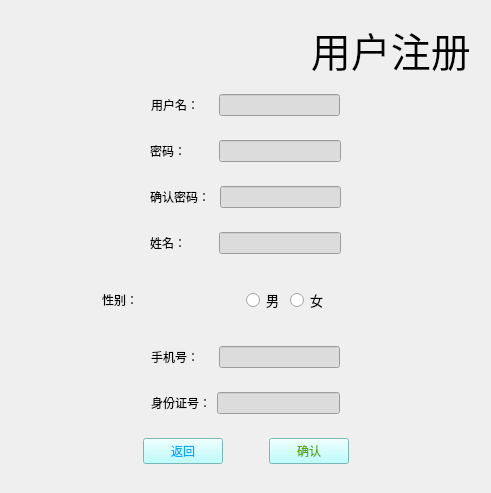
   <widget class="QWidget" name="page_2">
    <layout class="QVBoxLayout" name="verticalLayout_3">
     <item>
      <widget class="QWidget" name="widget_13" native="true">
       <layout class="QVBoxLayout" name="verticalLayout_2">
        <item>
         <widget class="QLabel" name="label_11">
          <property name="font">
           <font>
            <family>华文琥珀</family>
            <pointsize>30</pointsize>
            <weight>50</weight>
            <bold>false</bold>
           </font>
          </property>
          <property name="text">
           <string>                            用户注册</string>
          </property>
         </widget>
        </item>
        <item>
         <widget class="QWidget" name="widget_4" native="true">
          <layout class="QHBoxLayout" name="horizontalLayout_4">
           <item>
            <spacer name="horizontalSpacer_22">
             <property name="orientation">
              <enum>Qt::Horizontal</enum>
             </property>
             <property name="sizeHint" stdset="0">
              <size>
               <width>40</width>
               <height>20</height>
              </size>
             </property>
            </spacer>
           </item>
           <item>
            <widget class="QLabel" name="label_4">
             <property name="styleSheet">
              <string notr="true">font: 10pt &quot;微软雅黑&quot;;</string>
             </property>
             <property name="text">
              <string>用户名：    </string>
             </property>
            </widget>
           </item>
           <item>
            <widget class="QLineEdit" name="L_p2_u">
             <property name="styleSheet">
              <string notr="true">background-color: rgb(220, 220, 220);
font: 10pt &quot;微软雅黑&quot;;</string>
             </property>
            </widget>
           </item>
           <item>
            <spacer name="horizontalSpacer_23">
             <property name="orientation">
              <enum>Qt::Horizontal</enum>
             </property>
             <property name="sizeHint" stdset="0">
              <size>
               <width>40</width>
               <height>20</height>
              </size>
             </property>
            </spacer>
           </item>
          </layout>
         </widget>
        </item>
        <item>
         <widget class="QWidget" name="widget_5" native="true">
          <layout class="QHBoxLayout" name="horizontalLayout_5">
           <item>
            <spacer name="horizontalSpacer_20">
             <property name="orientation">
              <enum>Qt::Horizontal</enum>
             </property>
             <property name="sizeHint" stdset="0">
              <size>
               <width>40</width>
               <height>20</height>
              </size>
             </property>
            </spacer>
           </item>
           <item>
            <widget class="QLabel" name="label_5">
             <property name="styleSheet">
              <string notr="true">font: 10pt &quot;微软雅黑&quot;;</string>
             </property>
             <property name="text">
              <string>密码：        </string>
             </property>
            </widget>
           </item>
           <item>
            <widget class="QLineEdit" name="L_p2_p">
             <property name="styleSheet">
              <string notr="true">background-color: rgb(220, 220, 220);
font: 10pt &quot;微软雅黑&quot;;</string>
             </property>
             <property name="echoMode">
              <enum>QLineEdit::Password</enum>
             </property>
            </widget>
           </item>
           <item>
            <spacer name="horizontalSpacer_21">
             <property name="orientation">
              <enum>Qt::Horizontal</enum>
             </property>
             <property name="sizeHint" stdset="0">
              <size>
               <width>40</width>
               <height>20</height>
              </size>
             </property>
            </spacer>
           </item>
          </layout>
         </widget>
        </item>
        <item>
         <widget class="QWidget" name="widget_6" native="true">
          <layout class="QHBoxLayout" name="horizontalLayout_6">
           <item>
            <spacer name="horizontalSpacer_18">
             <property name="orientation">
              <enum>Qt::Horizontal</enum>
             </property>
             <property name="sizeHint" stdset="0">
              <size>
               <width>40</width>
               <height>20</height>
              </size>
             </property>
            </spacer>
           </item>
           <item>
            <widget class="QLabel" name="label_6">
             <property name="styleSheet">
              <string notr="true">font: 10pt &quot;微软雅黑&quot;;</string>
             </property>
             <property name="text">
              <string>确认密码： </string>
             </property>
            </widget>
           </item>
           <item>
            <widget class="QLineEdit" name="L_p2_pp">
             <property name="styleSheet">
              <string notr="true">background-color: rgb(220, 220, 220);
font: 10pt &quot;微软雅黑&quot;;</string>
             </property>
             <property name="echoMode">
              <enum>QLineEdit::Password</enum>
             </property>
            </widget>
           </item>
           <item>
            <spacer name="horizontalSpacer_19">
             <property name="orientation">
              <enum>Qt::Horizontal</enum>
             </property>
             <property name="sizeHint" stdset="0">
              <size>
               <width>40</width>
               <height>20</height>
              </size>
             </property>
            </spacer>
           </item>
          </layout>
         </widget>
        </item>
        <item>
         <widget class="QWidget" name="widget_7" native="true">
          <layout class="QHBoxLayout" name="horizontalLayout_7">
           <item>
            <spacer name="horizontalSpacer_16">
             <property name="orientation">
              <enum>Qt::Horizontal</enum>
             </property>
             <property name="sizeHint" stdset="0">
              <size>
               <width>40</width>
               <height>20</height>
              </size>
             </property>
            </spacer>
           </item>
           <item>
            <widget class="QLabel" name="label_8">
             <property name="styleSheet">
              <string notr="true">font: 10pt &quot;微软雅黑&quot;;</string>
             </property>
             <property name="text">
              <string>姓名：        </string>
             </property>
            </widget>
           </item>
           <item>
            <widget class="QLineEdit" name="L_p2_n">
             <property name="styleSheet">
              <string notr="true">background-color: rgb(220, 220, 220);
font: 10pt &quot;微软雅黑&quot;;</string>
             </property>
            </widget>
           </item>
           <item>
            <spacer name="horizontalSpacer_17">
             <property name="orientation">
              <enum>Qt::Horizontal</enum>
             </property>
             <property name="sizeHint" stdset="0">
              <size>
               <width>40</width>
               <height>20</height>
              </size>
             </property>
            </spacer>
           </item>
          </layout>
         </widget>
        </item>
        <item>
         <widget class="QWidget" name="widget_9" native="true">
          <layout class="QHBoxLayout" name="horizontalLayout_9">
           <item>
            <spacer name="horizontalSpacer_14">
             <property name="orientation">
              <enum>Qt::Horizontal</enum>
             </property>
             <property name="sizeHint" stdset="0">
              <size>
               <width>40</width>
               <height>20</height>
              </size>
             </property>
            </spacer>
           </item>
           <item>
            <widget class="QLabel" name="label_7">
             <property name="styleSheet">
              <string notr="true">font: 10pt &quot;微软雅黑&quot;;</string>
             </property>
             <property name="text">
              <string>性别：</string>
             </property>
            </widget>
           </item>
           <item>
            <spacer name="horizontalSpacer_49">
             <property name="orientation">
              <enum>Qt::Horizontal</enum>
             </property>
             <property name="sizeType">
              <enum>QSizePolicy::Fixed</enum>
             </property>
             <property name="sizeHint" stdset="0">
              <size>
               <width>40</width>
               <height>20</height>
              </size>
             </property>
            </spacer>
           </item>
           <item>
            <widget class="QLabel" name="label_12">
             <property name="text">
              <string/>
             </property>
            </widget>
           </item>
           <item>
            <spacer name="horizontalSpacer_47">
             <property name="orientation">
              <enum>Qt::Horizontal</enum>
             </property>
             <property name="sizeType">
              <enum>QSizePolicy::Fixed</enum>
             </property>
             <property name="sizeHint" stdset="0">
              <size>
               <width>40</width>
               <height>20</height>
              </size>
             </property>
            </spacer>
           </item>
           <item>
            <widget class="QWidget" name="widget_8" native="true">
             <layout class="QHBoxLayout" name="horizontalLayout_8">
              <item>
               <widget class="QRadioButton" name="rPtn_p2_m">
                <property name="font">
                 <font>
                  <family>微软雅黑</family>
                  <pointsize>10</pointsize>
                 </font>
                </property>
                <property name="text">
                 <string>男</string>
                </property>
               </widget>
              </item>
              <item>
               <widget class="QRadioButton" name="rPtn_p2_wm">
                <property name="font">
                 <font>
                  <family>微软雅黑</family>
                  <pointsize>10</pointsize>
                 </font>
                </property>
                <property name="text">
                 <string>女</string>
                </property>
               </widget>
              </item>
             </layout>
            </widget>
           </item>
           <item>
            <spacer name="horizontalSpacer_48">
             <property name="orientation">
              <enum>Qt::Horizontal</enum>
             </property>
             <property name="sizeType">
              <enum>QSizePolicy::Fixed</enum>
             </property>
             <property name="sizeHint" stdset="0">
              <size>
               <width>40</width>
               <height>20</height>
              </size>
             </property>
            </spacer>
           </item>
           <item>
            <widget class="QLabel" name="label_13">
             <property name="text">
              <string/>
             </property>
            </widget>
           </item>
           <item>
            <spacer name="horizontalSpacer_15">
             <property name="orientation">
              <enum>Qt::Horizontal</enum>
             </property>
             <property name="sizeHint" stdset="0">
              <size>
               <width>40</width>
               <height>20</height>
              </size>
             </property>
            </spacer>
           </item>
          </layout>
         </widget>
        </item>
        <item>
         <widget class="QWidget" name="widget_10" native="true">
          <layout class="QHBoxLayout" name="horizontalLayout_10">
           <item>
            <spacer name="horizontalSpacer_12">
             <property name="orientation">
              <enum>Qt::Horizontal</enum>
             </property>
             <property name="sizeHint" stdset="0">
              <size>
               <width>40</width>
               <height>20</height>
              </size>
             </property>
            </spacer>
           </item>
           <item>
            <widget class="QLabel" name="label_9">
             <property name="styleSheet">
              <string notr="true">font: 10pt &quot;微软雅黑&quot;;</string>
             </property>
             <property name="text">
              <string>手机号：    </string>
             </property>
            </widget>
           </item>
           <item>
            <widget class="QLineEdit" name="L_p2_t">
             <property name="styleSheet">
              <string notr="true">background-color: rgb(220, 220, 220);
font: 10pt &quot;微软雅黑&quot;;</string>
             </property>
            </widget>
           </item>
           <item>
            <spacer name="horizontalSpacer_13">
             <property name="orientation">
              <enum>Qt::Horizontal</enum>
             </property>
             <property name="sizeHint" stdset="0">
              <size>
               <width>40</width>
               <height>20</height>
              </size>
             </property>
            </spacer>
           </item>
          </layout>
         </widget>
        </item>
        <item>
         <widget class="QWidget" name="widget_11" native="true">
          <layout class="QHBoxLayout" name="horizontalLayout_11">
           <item>
            <spacer name="horizontalSpacer_10">
             <property name="orientation">
              <enum>Qt::Horizontal</enum>
             </property>
             <property name="sizeHint" stdset="0">
              <size>
               <width>40</width>
               <height>20</height>
              </size>
             </property>
            </spacer>
           </item>
           <item>
            <widget class="QLabel" name="label_10">
             <property name="styleSheet">
              <string notr="true">font: 10pt &quot;微软雅黑&quot;;</string>
             </property>
             <property name="text">
              <string>身份证号：</string>
             </property>
            </widget>
           </item>
           <item>
            <widget class="QLineEdit" name="L_p2_c">
             <property name="styleSheet">
              <string notr="true">background-color: rgb(220, 220, 220);
font: 10pt &quot;微软雅黑&quot;;</string>
             </property>
            </widget>
           </item>
           <item>
            <spacer name="horizontalSpacer_11">
             <property name="orientation">
              <enum>Qt::Horizontal</enum>
             </property>
             <property name="sizeHint" stdset="0">
              <size>
               <width>40</width>
               <height>20</height>
              </size>
             </property>
            </spacer>
           </item>
          </layout>
         </widget>
        </item>
        <item>
         <widget class="QWidget" name="widget_12" native="true">
          <layout class="QHBoxLayout" name="horizontalLayout_12">
           <item>
            <spacer name="horizontalSpacer_9">
             <property name="orientation">
              <enum>Qt::Horizontal</enum>
             </property>
             <property name="sizeHint" stdset="0">
              <size>
               <width>40</width>
               <height>20</height>
              </size>
             </property>
            </spacer>
           </item>
           <item>
            <widget class="QPushButton" name="Ptn_p2_b">
             <property name="styleSheet">
              <string notr="true">QPushButton {font: 10pt &quot;微软雅黑&quot;;
background-color: rgb(170, 255, 255);
color: rgb(0, 170, 255);}
QPushButton:hover { 
background-color: rgb(151, 227, 227);
color: rgb(255, 255, 255);}</string>
             </property>
             <property name="text">
              <string>返回</string>
             </property>
            </widget>
           </item>
           <item>
            <spacer name="horizontalSpacer_46">
             <property name="orientation">
              <enum>Qt::Horizontal</enum>
             </property>
             <property name="sizeType">
              <enum>QSizePolicy::Fixed</enum>
             </property>
             <property name="sizeHint" stdset="0">
              <size>
               <width>40</width>
               <height>20</height>
              </size>
             </property>
            </spacer>
           </item>
           <item>
            <widget class="QPushButton" name="Ptn_p2_o">
             <property name="styleSheet">
              <string notr="true">QPushButton {font: 10pt &quot;微软雅黑&quot;;
background-color: rgb(170, 255, 255);
color: rgb(85, 170, 0);}
QPushButton:hover { 
background-color: rgb(151, 227, 227);
color: rgb(255, 255, 255);}</string>
             </property>
             <property name="text">
              <string>确认</string>
             </property>
            </widget>
           </item>
           <item>
            <spacer name="horizontalSpacer_8">
             <property name="orientation">
              <enum>Qt::Horizontal</enum>
             </property>
             <property name="sizeHint" stdset="0">
              <size>
               <width>40</width>
               <height>20</height>
              </size>
             </property>
            </spacer>
           </item>
          </layout>
         </widget>
        </item>
       </layout>
      </widget>
     </item>
    </layout>
   </widget>
